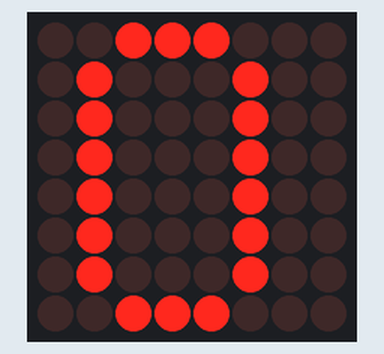
Recording of a sketch running on a simulated Arduino Uno, built with avr-gcc and run on an emulated ATmega328P. Shown: 8×8 LED matrix.

Above: at 0.1 s.
At 0.6 s:
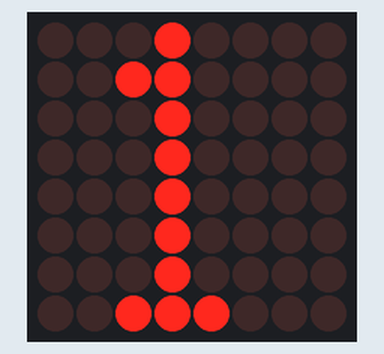
At 1.1 s:
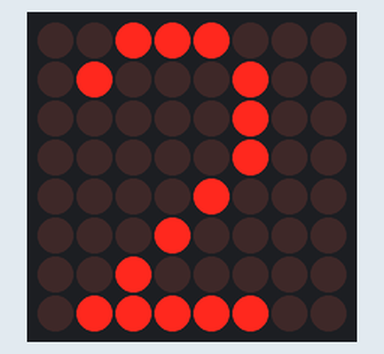
At 2.1 s:
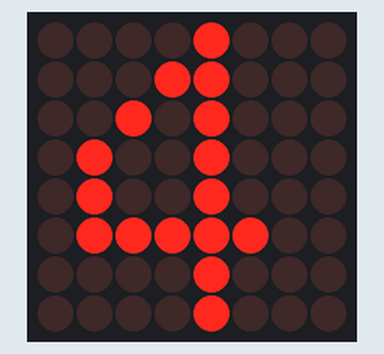
At 3.1 s:
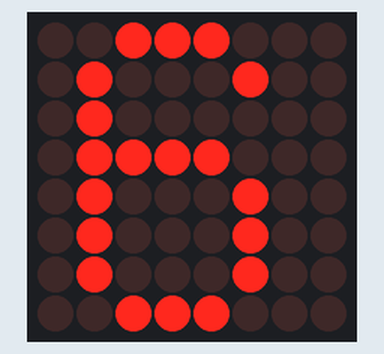
At 4.6 s:
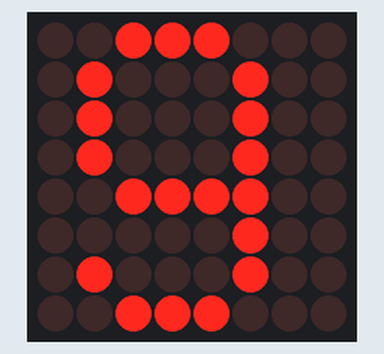

Measured:
- by itself, everything shown: repeats every 5.0 s, in 10 steps
- what the display in image 1 shows lasts 0.5 s, from 0.5 s to 1.0 s

The sketch:

43_3_LibreriaLedControlSecuenciaNumeros.ino
```cpp
/*43.3.-Animación de números mostrada en una matriz led 8X8.*/

//IMPORTACIÓN DE LIBRERÍAS
/*Para poder importar una librería debemos dar clic en el botón de:
Programa -> Incluir Librería -> Administrar Bibliotecas -> Buscar: LedControl -> Instalar
Luego ya habiendo realizado eso se debe incluir alguna de las siguientes instrucciones:
#include <NombreLibrería.h>
#include "NombreLibrería.h"*/
#include "LedControl.h" //Librería de control de Matrices led 8X8.

/*Objeto de la clase LedControl, este pide en sus 4 parámetros de su constructor lo siguiente:
  - Primer parámetro: Indica el Pin del Arduino al que está conectado el Pin DIN (Master Out
    Slave In) de la matriz led 8X8, que indica la dirección de circulación de datos.
  - Segundo parámetro: Indica el Pin del Arduino al que está conectado el Pin CLK, que es el
    pulso de reloj que marca el paso con el que se mandan los datos del maestro al esclavo.
  - Tercer parámetro: Indica el Pin del Arduino al que está conectado el Pin CS (Chip Select),
    que habilita la función del circuito integrado MAX7219 que controla a la matriz led 8X8.
  - Cuarto parámetro: Indica el número de matrices a controlar, que deben estar conectadas
  entre ellas a través del pin DOUT, la librería permite manejar hasta 8 matrices conectadas.*/
LedControl matrizLed = LedControl(11, 13, 10, 1); //DIN = Pin11, CLK = Pin13, CS = Pin10, #MatricesLed.

//DECLARACIÓN DE VARIABLES Y CONSTANTES: Los leds de la matriz se encienden con 1 y se apagan con 0.
/*Variable que detiene el programa antes de enseñar un número distinto en la matriz led 8X8.*/
#define demora 500 //Delay de 1000 ms.
/*Variable que representa el número cero.*/
byte cero [8] = {
  B00111000,
  B01000100,
  B01000100,
  B01000100,
  B01000100,
  B01000100,
  B01000100,
  B00111000
};
/*Variable que representa el número uno.*/
byte uno [8] = {
  B00010000,
  B00110000,
  B00010000,
  B00010000,
  B00010000,
  B00010000,
  B00010000,
  B00111000
};
/*Variable que representa el número dos.*/
byte dos[8]= {
  B00111000,
  B01000100,
  B00000100,
  B00000100,
  B00001000,
  B00010000,
  B00100000,
  B01111100
};
/*Variable que representa el número tres.*/
byte tres[8]= {
  B00111000,
  B01000100,
  B00000100,
  B00011000,
  B00000100,
  B00000100,
  B01000100,
  B00111000
};
/*Variable que representa el número cuatro.*/
byte cuatro[8]= {
  B00001000,
  B00011000,
  B00101000,
  B01001000,
  B01001000,
  B01111100,
  B00001000,
  B00001000
};
/*Variable que representa el número cinco.*/
byte cinco[8]= {
  B01111100,
  B01000000,
  B01000000,
  B01111000,
  B00000100,
  B00000100,
  B01000100,
  B00111000
};
/*Variable que representa el número seis.*/
byte seis[8]= {
  B00111000,
  B01000100,
  B01000000,
  B01111000,
  B01000100,
  B01000100,
  B01000100,
  B00111000
};
/*Variable que representa el número siete.*/
byte siete[8]= {
  B01111100,
  B00000100,
  B00000100,
  B00001000,
  B00010000,
  B00100000,
  B00100000,
  B00100000
};
/*Variable que representa el número ocho.*/
byte ocho[8]= {
  B00111000,
  B01000100,
  B01000100,
  B00111000,
  B01000100,
  B01000100,
  B01000100,
  B00111000
};
/*Variable que representa el número nueve.*/
byte nueve[8]= {
  B00111000,
  B01000100,
  B01000100,
  B01000100,
  B00111100,
  B00000100,
  B01000100,
  B00111000
};

//CONFIGURACIÓN DE LOS PINES Y LA COMUNICACIÓN SERIAL
void setup() {
  /*LedControl.shutdown(): Método que permite encender la matriz led 8X8, se cuenta el número de
  matrices empezando desde cero:
    - Primer parámetro: Indica la matriz que se quiere encender, indicando su numeración desde cero.
    - Segundo parámetro: Indica que la matriz está encendida con false y que está apagada con true.*/
  matrizLed.shutdown(0, false);
  /*LedControl.setIntensity(): Método que permite indicar el nivel de luminosidad de cada matriz led 8X8,
  se cuenta el número de matrices empezando desde cero:
    - Primer parámetro: Indica la matriz a la que se le quiere cambiar su nivel de luminosidad, indicando
      su numeración desde cero.
    - Segundo parámetro: Indica la luminosidad de los leds de la matriz con números de 0 a 15, usualmente
      se usa la luminosidad 4 en espacios no tan iluminados o al aire libre.*/
  matrizLed.setIntensity(0, 8);
  /*LedControl.clearDisplay(): Método que limpia cualquier secuencia previamente cargada en la matriz 8X8:
    - Primer parámetro: Indica la matriz a la que se le quiere borrar una secuencia pasada, indicando su
      numeración desde el número cero.*/
  matrizLed.clearDisplay(0);
}

//FUNCIONES PROPIAS UTILIZADAS PARA MOSTRAR CADA NÚMERO:
void mostrar_0() {
  for(int fila = 0; fila < 8; fila++){
    /*LedControl.setRow(): Método que prende o apaga varios leds que muestren un símbolo, número o lo que
    sea, pero para ello antes se debe haber creado una matriz de números binarios donde se cree la figura
    encendiendo leds mandándole a la matriz un 1 lógico y apagándolos con un 0 lógico:
    - Primer parámetro: Indica la matriz a la que se le quiere encender o apagar un led, exponiendo su
      numeración desde el número cero.
    - Segundo parámetro: Indica la fila a la que pertenece el led que se quiere encender o apagar.
    - Tercer parámetro: Indica el array que describe la figura a mostrar, donde se enciende un led con 1
      y se apaga con 0.*/
    matrizLed.setRow(0, fila, cero[fila]);
  }
}
void mostrar_1() {
  for(int fila = 0; fila < 8; fila++){
    matrizLed.setRow(0, fila, uno[fila]);
  }
}
void mostrar_2() {
  for(int fila = 0; fila < 8; fila++){
    matrizLed.setRow(0, fila, dos[fila]);
  }
}
void mostrar_3() {
  for(int fila = 0; fila < 8; fila++){
    matrizLed.setRow(0, fila, tres[fila]);
  }
}
void mostrar_4() {
  for(int fila = 0; fila < 8; fila++){
    matrizLed.setRow(0, fila, cuatro[fila]);
  }
}
void mostrar_5() {
  for(int fila = 0; fila < 8; fila++){
    matrizLed.setRow(0, fila, cinco[fila]);
  }
}
void mostrar_6() {
  for(int fila = 0; fila < 8; fila++){
    matrizLed.setRow(0, fila, seis[fila]);
  }
}
void mostrar_7() {
  for(int fila = 0; fila < 8; fila++){
    matrizLed.setRow(0, fila, siete[fila]);
  }
}
void mostrar_8() {
  for(int fila = 0; fila < 8; fila++){
    matrizLed.setRow(0, fila, ocho[fila]);
  }
}
void mostrar_9() {
  for(int fila = 0; fila < 8; fila++){
    matrizLed.setRow(0, fila, nueve[fila]);
  }
}

//EJECUCIÓN DEL PROGRAMA EN UN BUCLE INFINITO: Secuencia de encendido y apagado de un solo led que se va
//recorriendo de fila en fila.
void loop() {
  for(int fila = 0; fila < 8; fila++){
    for(int columna = 0; columna < 8; columna++){
      /*Uso de la función propia declarada previamente.*/
      mostrar_0();
      /*delay(ms): Método que detiene la ejecución del programa un cierto tiempo dado en milisegundos.*/
      delay(demora); //Detiene el código antes de mostrar el siguiente número.
      mostrar_1();
      delay(demora);
      mostrar_2();
      delay(demora);
      mostrar_3();
      delay(demora);
      mostrar_4();
      delay(demora);
      mostrar_5();
      delay(demora);
      mostrar_6();
      delay(demora);
      mostrar_7();
      delay(demora);
      mostrar_8();
      delay(demora);
      mostrar_9();
      delay(demora);
    }
  }
}
```
